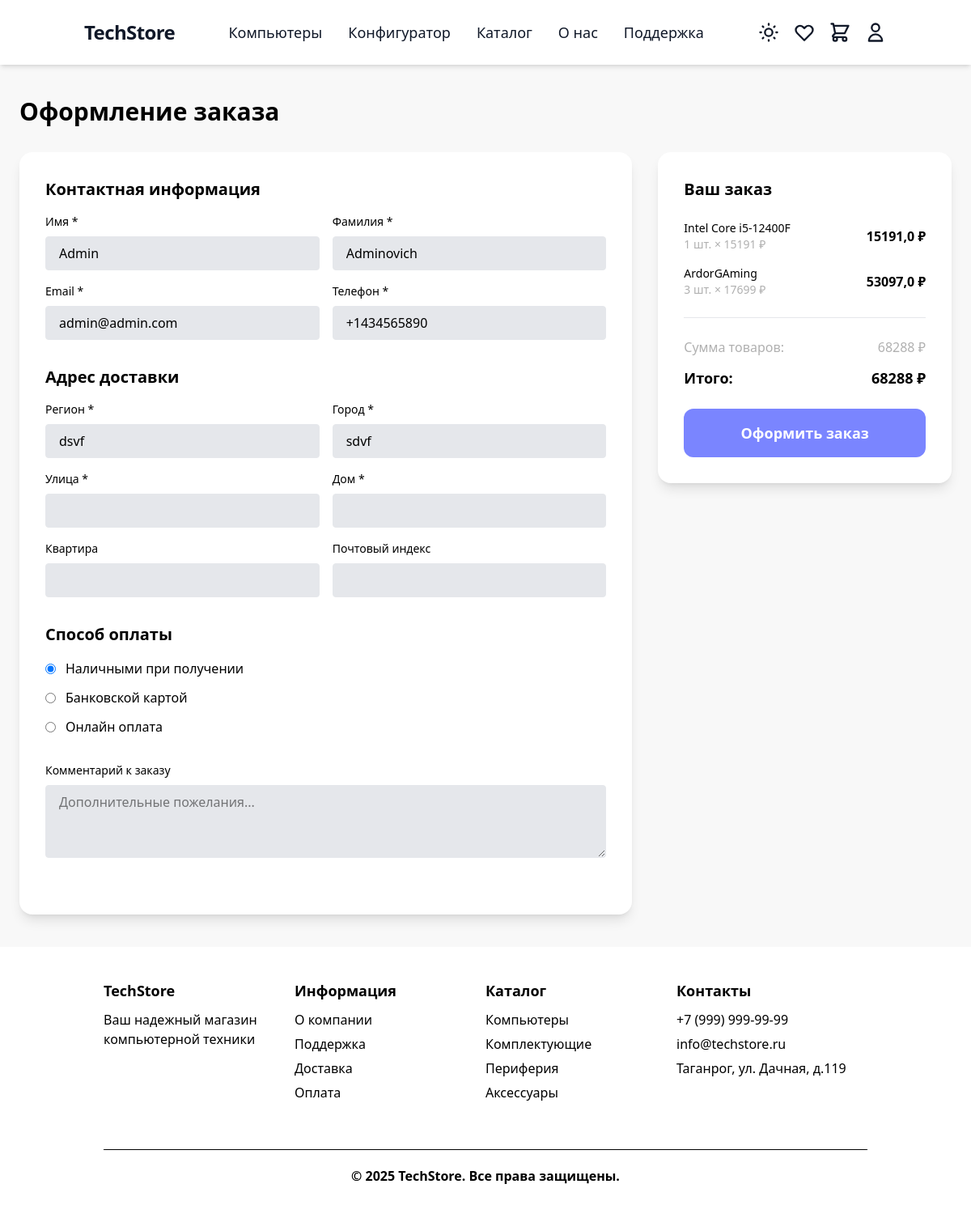
The page /orders/checkout/ (signed in) on the database as committed earlier.
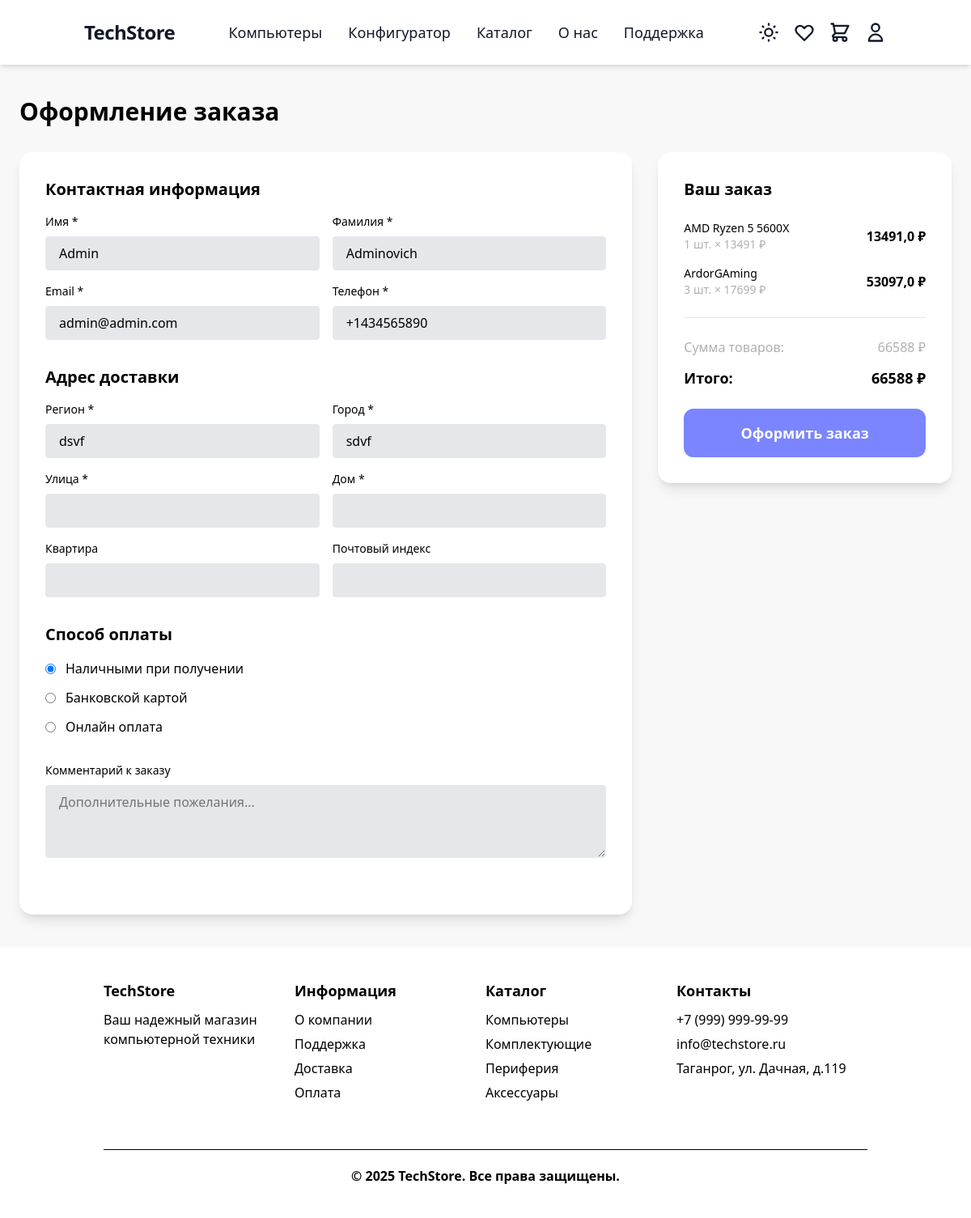
The same page on the database as committed later.
### cart/models.py (models this page shows, shortened)
class CartItem(models.Model):
    user = models.ForeignKey(settings.AUTH_USER_MODEL, on_delete=models.CASCADE, related_name='cart_items', verbose_name='Пользователь')
    product = models.ForeignKey(Product, on_delete=models.CASCADE, verbose_name='Товар')
    quantity = models.PositiveIntegerField('Количество', default=1)
    added_at = models.DateTimeField('Дата добавления', auto_now_add=True)
    class Meta:
        unique_together = ('user', 'product')
        verbose_name = 'Товар в корзине'
        verbose_name_plural = 'Корзина'

### store/models.py (models this page shows, shortened)
class Product(models.Model):
    category = models.ForeignKey(
        Category,
        on_delete=models.PROTECT,
        related_name='products'
    )
    name = models.CharField('Название', max_length=200)
    slug = models.SlugField('URL', max_length=200, unique=True)
    price = models.DecimalField(
        'Цена',
        max_digits=10,
        decimal_places=2,
        validators=[MinValueValidator(Decimal('0.01'))]
    )
    discount = models.PositiveIntegerField('Скидка (%)', default=0)
    stock = models.PositiveIntegerField(
        'Количество на складе',
        default=0,
        help_text='Количество товара на складе'
    )
    min_stock = models.PositiveIntegerField(
        'Минимальный остаток',
        default=0,
        help_text='Минимальное количество для предупреждения о заканчивающемся товаре'
    )
    is_popular = models.BooleanField(
        'Популярный товар',
        default=False,
        help_text='Отметьте, если товар является популярным и должен отображаться в специальных блоках.'
    )
    description = models.TextField(
        'Описание',
        blank=True,
        default='',
        help_text='Можно использовать HTML-теги для форматирования текста (например, <ul>, <li>, <b>, <h3> и т.д.)'
    )
    meta_title = models.CharField('SEO Title', max_length=255, blank=True, default='', help_text='Заголовок для SEO (meta title)')
    meta_description = models.CharField('SEO Description', max_length=500, blank=True, default='', help_text='Описание для SEO (meta description)')
    image = models.ImageField('Фото', upload_to='products/', blank=True, null=True)
    class Meta:
        verbose_name = 'Товар'
        verbose_name_plural = 'Товары'
    @property
    def final_price(self):
        if self.discount:
            discount_decimal = Decimal(str(self.discount)) / Decimal('100')
            return self.price * (Decimal('1') - discount_decimal)
        return self.price

### order/views.py (the view)
# urls.py: path('checkout/', views.checkout, name='checkout'),
@login_required
def checkout(request):
    cart_items = CartItem.objects.filter(user=request.user).select_related('product')
    if not cart_items.exists():
        messages.error(request, 'Ваша корзина пуста')
        return redirect('cart:cart')
    subtotal = sum(item.product.final_price * item.quantity for item in cart_items)
    applied_promocode = None
    discount_amount = Decimal('0')
    try:
        cart_promocode = CartPromoCode.objects.get(user=request.user)
        promocode = cart_promocode.promocode
        is_valid, error_message = promocode.is_valid(user=request.user, order_amount=subtotal)
        if is_valid:
            applied_promocode = promocode
            discount_amount = promocode.calculate_discount(subtotal)
        else:
            cart_promocode.delete()
            messages.warning(request, f'Промокод "{promocode.code}" больше не действителен: {error_message}')
    except CartPromoCode.DoesNotExist:
        pass
    total_amount = subtotal - discount_amount
    user_data = {
        'first_name': request.user.first_name,
        'last_name': request.user.last_name,
        'email': request.user.email,
        'phone': getattr(request.user, 'phone', ''),
        'delivery_region': getattr(request.user, 'delivery_region', ''),
        'delivery_city': getattr(request.user, 'delivery_city', ''),
        'delivery_street': getattr(request.user, 'delivery_street', ''),
        'delivery_house': getattr(request.user, 'delivery_house', ''),
        'delivery_apartment': getattr(request.user, 'delivery_apartment', ''),
        'delivery_postal_code': getattr(request.user, 'delivery_postal_code', ''),
    }
    context = {
        'cart_items': cart_items,
        'subtotal': subtotal,
        'discount_amount': discount_amount,
        'total_amount': total_amount,
        'applied_promocode': applied_promocode,
        'user_data': user_data,
    }
    return render(request, 'order/checkout.html', context)

### order/templatetags/order_extras.py (called while the page is built)
@register.filter
def mul(value, arg):
    try:
        return float(value) * float(arg)
    except (ValueError, TypeError):
        return 0

### order/templates/order/checkout.html (shortened to what the changed rows need)
{% extends 'base.html' %}
{% load order_extras %}
{% block content %}
<div class="min-h-screen py-10">
    <div class="max-w-6xl mx-auto">
        <h1 class="text-3xl font-bold text-black dark:text-white mb-8">Оформление заказа</h1>
        <div class="grid grid-cols-1 lg:grid-cols-3 gap-8">
            <div class="lg:col-span-2">
                <form id="checkout-form" class="bg-white dark:bg-[#28303F] rounded-2xl p-8 shadow-lg">
                    <div class="mb-8">
                        <h2 class="text-xl font-bold text-black dark:text-white mb-4">Контактная информация</h2>
                    </div>
                    <div class="mb-8">
                        <h2 class="text-xl font-bold text-black dark:text-white mb-4">Адрес доставки</h2>
                    </div>
                    <div class="mb-8">
                        <h2 class="text-xl font-bold text-black dark:text-white mb-4">Способ оплаты</h2>
                    </div>
                </form>
            </div>
            <div class="lg:col-span-1">
                <div class="bg-white dark:bg-[#28303F] rounded-2xl p-8 shadow-lg sticky top-20">
                    <h2 class="text-xl font-bold text-black dark:text-white mb-6">Ваш заказ</h2>
                    <div class="space-y-4 mb-6">
                        {% for item in cart_items %}
                        <div class="flex justify-between items-center">
                            <div class="flex-1">
                                <div class="text-black dark:text-white font-medium text-sm">{{ item.product.name }}</div>
                                <div class="text-[#b0b0b0] dark:text-[#7a8599] text-sm">{{ item.quantity }} шт. × {{ item.product.final_price|floatformat:0 }} ₽</div>
                            </div>
                            <div class="text-black dark:text-white font-bold">
                                {{ item.product.final_price|floatformat:0|mul:item.quantity }} ₽
                            </div>
                        </div>
                        {% endfor %}
                    </div>
                    <div class="space-y-3 mb-6">
                        <div class="flex justify-between text-[#b0b0b0] dark:text-[#7a8599]">
                            <span>Сумма товаров:</span>
                            <span>{{ subtotal|floatformat:0 }} ₽</span>
                        </div>
                        <div class="flex justify-between text-black dark:text-white text-lg font-bold">
                            <span>Итого:</span>
                            <span>{{ total_amount|floatformat:0 }} ₽</span>
                        </div>
                    </div>
                </div>
            </div>
        </div>
    </div>
</div>
{% endblock %}

Rows that differ between the two databases and show on the page:
removed CartItem: product.name "Intel Core i5-12400F", quantity "1", product.final_price "15191", product.final_price|mul "15191,0"
added CartItem: product.name "AMD Ryzen 5 5600X", quantity "1", product.final_price "13491", product.final_price|mul "13491,0"
Other text that changed with them:
{{ subtotal|floatformat:0 }}: "68288" → "66588"
{{ total_amount|floatformat:0 }}: "68288" → "66588"
